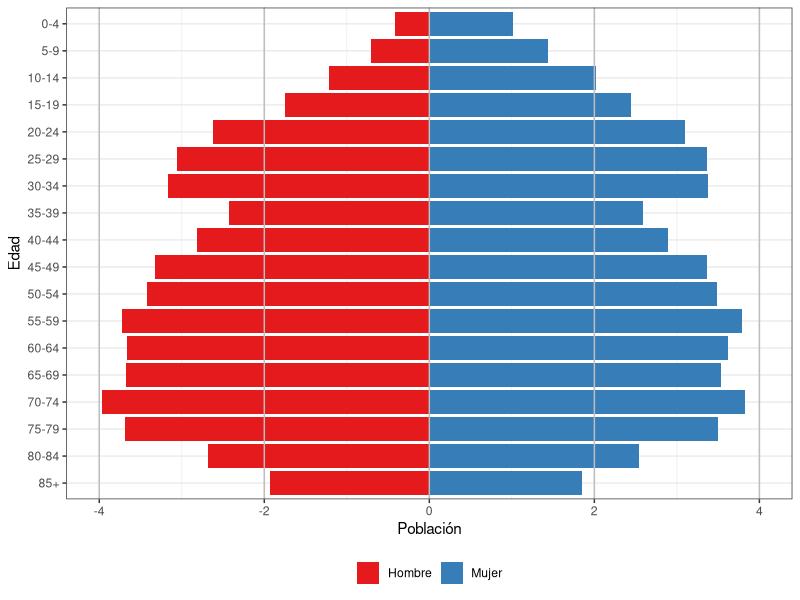

Write R code to recreate this figure.

library(dplyr)
library(ggplot2)
library(forcats)
library(XML)
library(reshape2)
library(plyr)
library(ggplot2)

##################################
##### LLegir base de dades   ----
marc <- as.data.frame(read.csv2("marc.csv",head=T,sep=";",dec=","))

marc <- marc %>% 
  mutate(Edad_f = factor(Edad, levels = c(1:18), labels = c("85+","80-84","75-79","70-74","65-69","60-64","55-59","50-54","45-49",
                                                            "40-44","35-39","30-34","25-29",
                                                            "20-24","15-19","10-14","5-9","0-4")),
         Valor = round(Valor, 2))


ggplot(marc, aes(x = Edad_f, y = Valor, fill = Sexo)) + 
  theme_bw() +
  theme(legend.position = "bottom", legend.title = element_blank(), panel.background = element_rect("white"))+
  geom_bar(data =subset (marc, Sexo == "Hombre"), stat = "identity") + 
  geom_bar(data =subset (marc, Sexo == "Mujer"), stat = "identity") + 
  coord_flip() + 
  scale_fill_brewer(palette = "Set1") + ylab("Población") + xlab("Edad") +
  geom_hline(yintercept = c(-4,-2,0,2,4), color = "grey") 
  
